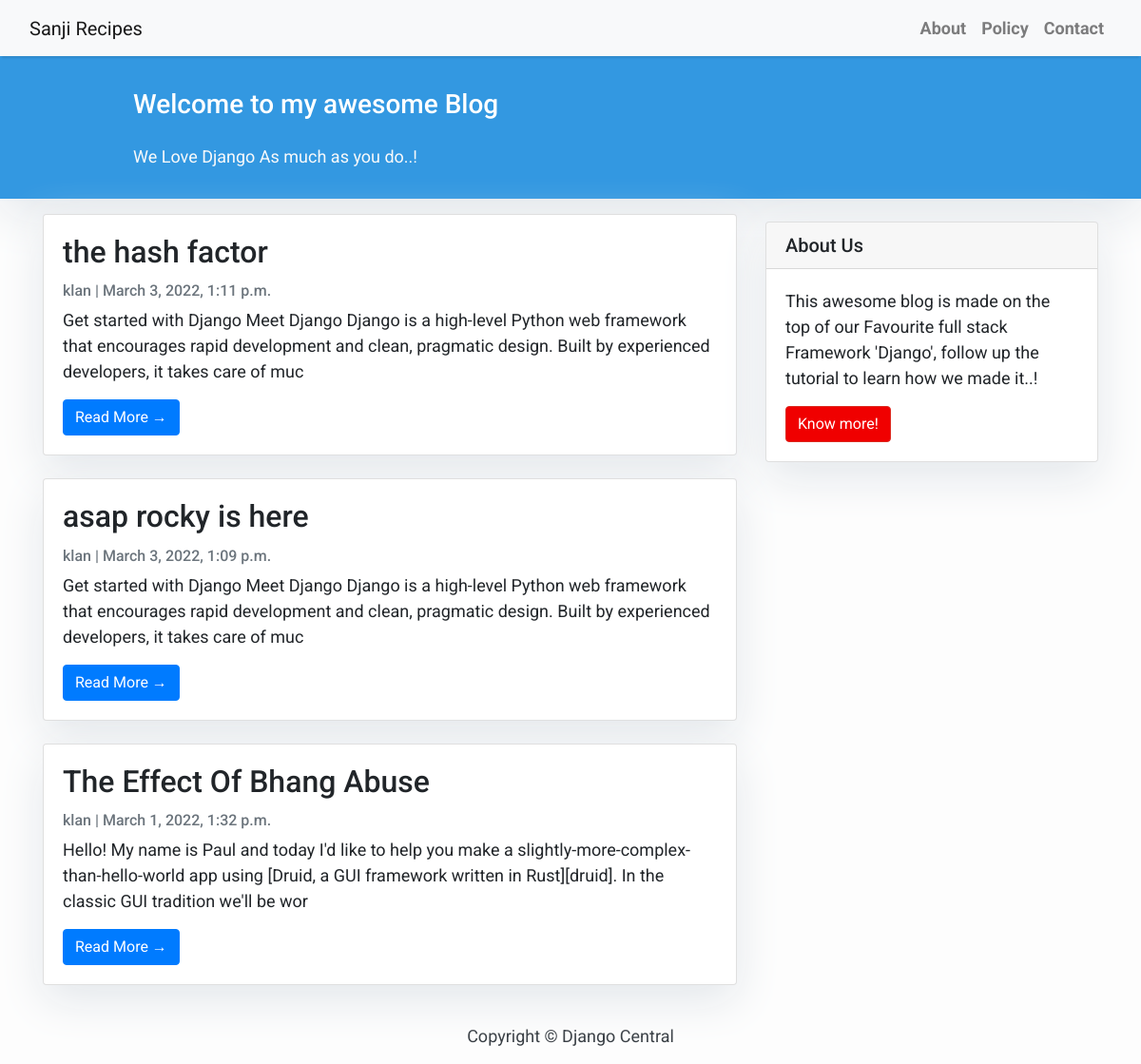
The page / on the database its author committed.
### blog/models.py (models this page shows, shortened)
class Post(models.Model):
    title = models.CharField(max_length=240, unique=True)
    slug = models.SlugField(max_length=200, unique=True)
    author = models.ForeignKey(User, on_delete=models.CASCADE, related_name='blog_posts')
    updated_on = models.DateTimeField(auto_now=True)
    content = models.TextField()
    created_on = models.DateTimeField(auto_now_add=True)
    status = models.IntegerField(choices=STATUS, default=0)
    class Meta:
        ordering = ['-created_on']

### blog/views.py (the view)
# urls.py: path("", views.PostList.as_view(), name = "home"),
class PostList(generic.ListView):
    queryset = Post.objects.filter(status=1).order_by("-created_on")
    template_name = "index.html"

### templates/index.html (shortened to what this page needs)
{% extends "base.html" %}
{% block content %}
<header class="masthead">
    <div class="container">
        <div class="row">
            <div class=" col-md-8 col-md-10 mx-auto">
                <div class="site-heading">
                    <h3 class=" site-heading my-4 mt-3 text-white"> Welcome to my awesome Blog </h3>
                    <p class="text-light">We Love Django As much as you do..! &nbsp
                    </p>
                </div>
            </div>
        </div>
    </div>
</header>
<div class="container">
    <div class="row">
        <div class="col-md-8 mt-3 left">
            {% for post in post_list %}
            <div class="card mb-4">
                <div class="card-body">
                    <h2 class="card-title">{{ post.title }}</h2>
                    <p class="card-text text-muted h6">{{ post.author }} | {{ post.created_on}} </p>
                    <p class="card-text">{{post.content|slice:":200" }}</p>
                    <a href="{% url 'post_detail' post.slug  %}" class="btn btn-primary">Read More &rarr;</a>
                </div>
            </div>
            {% endfor %}
        </div>
        {% block sidebar %} {% include 'sidebar.html' %} {% endblock sidebar %}
    </div>
</div>
{%endblock%}

### templates/base.html (shortened to what this page needs)
<!DOCTYPE html>
<html>
    <head>
        <link rel="stylesheet" href="https://maxcdn.bootstrapcdn.com/bootstrap/4.0.0/css/bootstrap.min.css"
 />
    </head>
    <body>
        <nav class="navbar navbar-expand-lg navbar-light bg-light shadow" id="mainNav">
            <div class="container-fluid">
                <a class="navbar-brand" href="{% url 'home' %}">Sanji Recipes</a>
                <div class="collapse navbar-collapse" id="navbarResponsive">
                    <ul class="navbar-nav ml-auto">
                        <li class="nav-item text-black">
                            <a class="nav-link text-black font-weight-bold" href="#">About</a>
                        </li>
                        <li class="nav-item text-black">
                            <a class="nav-link text-black font-weight-bold" href="#">Policy</a>
                        </li>
                        <li class="nav-item text-black">
                            <a class="nav-link text-black font-weight-bold" href="#">Contact</a>
                        </li>
                    </ul>
                </div>
            </div>
        </nav>
        {% block content %}{% endblock content %}
        <footer class="py-3 bg-grey">
            <p class="m-0 text-dark text-center ">Copyright &copy; Django Central</p>
        </footer>
    </body>
</html>

### templates/sidebar.html (shortened to what this page needs)
{% block sidebar %}
<div class="col-md-4 float-right ">
<div class="card my-4">
        <h5 class="card-header">About Us</h5>
    <div class="card-body">
        <p class="card-text"> This awesome blog is made on the top of our Favourite full stack Framework 'Django', follow up the tutorial to learn how we made it..!</p>
        <a href="#"
           class="btn btn-danger">Know more!</a>
    </div>
</div>
</div>
{% endblock sidebar %}

### templates/base.html (style rules this page uses)
body { font-family: "Roboto", sans-serif; font-size: 17px; background-color: #fdfdfd; }
.shadow { box-shadow: 0 4px 2px -2px rgba(0, 0, 0, 0.1); }
.btn-danger { color: #fff; background-color: #f00000; border-color: #dc281e; }
.masthead { background: #3398E1; height: auto; padding-bottom: 15px; box-shadow: 0 16px 48px #E3E7EB; padding-top: 10px; }

### templates/index.html (style rules this page uses)
body { font-family: "Roboto", sans-serif; font-size: 18px; background-color: #fdfdfd; }
.card { box-shadow: 0 16px 48px #E3E7EB; }

### templates/sidebar.html (style rules this page uses)
.card { box-shadow: 0 16px 48px #E3E7EB; }

### rows shown on the page
Post: title "the hash factor", author "klan", created_on "March 3, 2022, 1:11 p.m.", content "Get started with Django Meet Django Django is a high-level Python web framework that encourages rapid development and clean, pragmatic design. Built by experienced developers, it takes care of muc"
Post: title "asap rocky is here", author "klan", created_on "March 3, 2022, 1:09 p.m.", content "Get started with Django Meet Django Django is a high-level Python web framework that encourages rapid development and clean, pragmatic design. Built by experienced developers, it takes care of muc"
Post: title "The Effect Of Bhang Abuse", author "klan", created_on "March 1, 2022, 1:32 p.m.", content "Hello! My name is Paul and today I'd like to help you make a slightly-more-complex-than-hello-world app using [Druid, a GUI framework written in Rust][druid]. In the classic GUI tradition we'll be wor"
